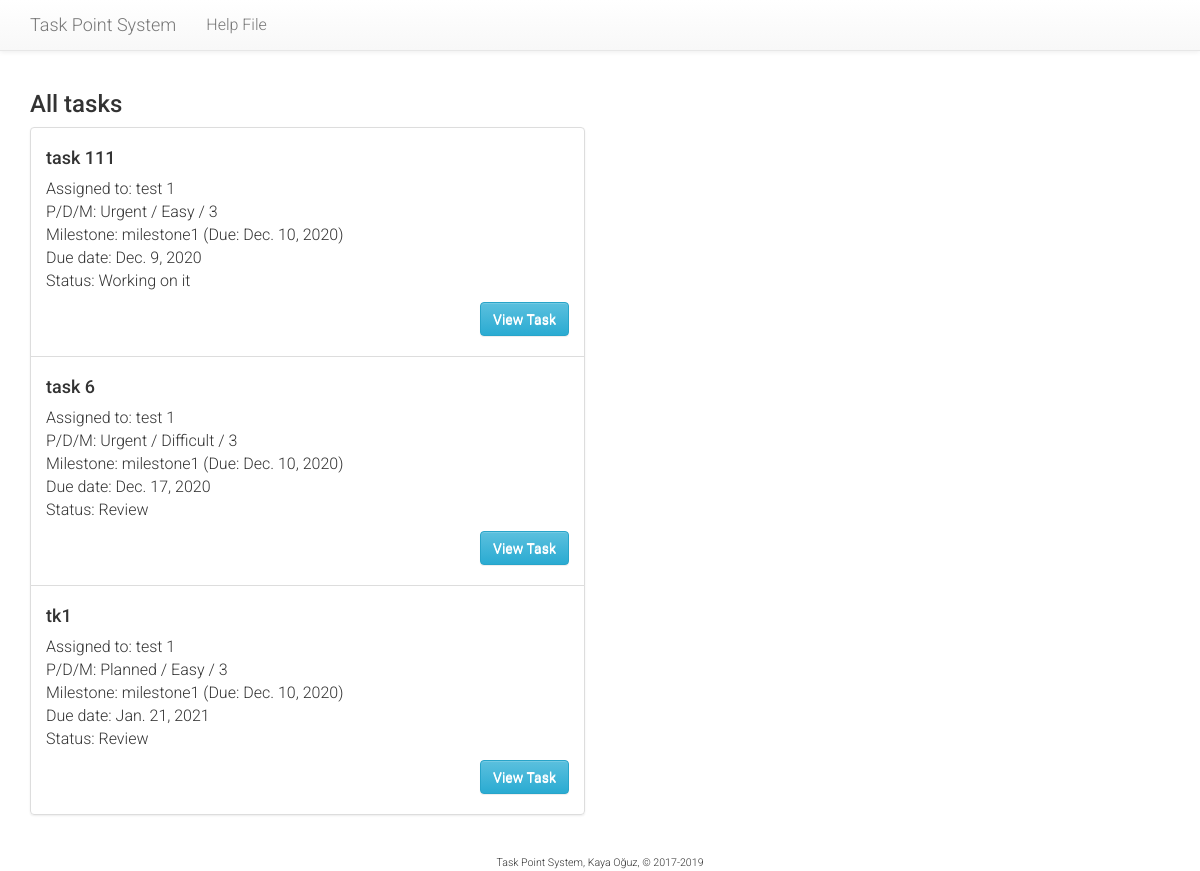
The page /tasks/team/all/ (signed in) on the database its author committed.
### tasks/models.py (models this page shows, shortened)
class Task(models.Model):
    PRIORITY = (
        (3, 'Urgent'),
        (2, 'Planned'),
        (1, 'Low'),
    )
    DIFFICULTY = (
        (3, 'Difficult'),
        (2, 'Normal'),
        (1, 'Easy'),
    )
    STATUS = (
        (1, "Review"),
        (2, "Working on it"),
        (3, "Waiting for review"),
        (4, "Waiting for supervisor grade"),
        (5, "Rejected"),
        (6, "Accepted"),
    )
    milestone = models.ForeignKey(Milestone, on_delete=models.CASCADE)
    creator = models.ForeignKey(User, related_name='creator', on_delete=models.SET_NULL, blank=True, null=True)
    assignee = models.ForeignKey(
        Developer,
        on_delete=models.CASCADE,
        related_name='assignee',
        verbose_name="Assigned to"
    )
    team = models.ForeignKey(Team, on_delete=models.CASCADE)
    title = models.CharField("Brief task name", max_length=256)
    description = models.TextField("Description")
    due = models.DateField("Due Date", validators=[past_date_validator])
    date = models.DateTimeField("Created on", auto_now_add=True)
    completed = models.DateTimeField("Completed on", auto_now=True, blank=True, null=True)
    priority = models.PositiveSmallIntegerField("Priority", choices=PRIORITY, default=2)
    difficulty = models.PositiveSmallIntegerField("Difficulty", choices=DIFFICULTY, default=2)
    modifier = models.PositiveSmallIntegerField(
        "Modifier",
        default=3,
        validators=[MaxValueValidator(5), MinValueValidator(1)]
    )
    status = models.PositiveSmallIntegerField("Status", choices=STATUS, default=1)
    valid = models.BooleanField("Is Valid", default=False)

class Developer(models.Model):
    id = models.CharField("ID", max_length=12, primary_key=True)
    user = models.OneToOneField(User, on_delete=models.CASCADE)
    team = models.ForeignKey(Team, on_delete=models.SET_NULL, blank=True, null=True)
    def __str__(self):
        return self.get_name()
    def get_name(self):
        return self.user.first_name + " " + self.user.last_name

class Milestone(models.Model):
    course = models.ForeignKey(Course, on_delete=models.CASCADE)
    name = models.CharField("Milestone", max_length=128)
    description = models.TextField("Milestone details")
    weight = models.PositiveSmallIntegerField(
        "Weight",
        default=10,
        validators=[MaxValueValidator(100), MinValueValidator(1)]
    )
    due = models.DateField("Due Date")
    def __str__(self):
        return self.name

### tasks/views.py (the view)
@login_required
def task_all(request):
    d = Developer.objects.get(user=request.user)
    t = d.team
    tasks = t.task_set.all().order_by("due")
    return render(
        request,
        'tasks/task_all.html',
        {
            'page_title': 'All tasks',
            'task_list': tasks
        }
    )

### tasks/templates/tasks/task_all.html
{% extends "tasks/base.html" %}
{% block leftcontent %}
    <h3>{{ page_title }}</h3>
    <ul class="list-group">
    {% for task in task_list %}
      <li class="list-group-item">
        <h4>{{ task.title }}</h4>
        <p>
          Assigned to: {{ task.assignee }}<br />
          P/D/M:
            {{ task.get_priority_display }} /
            {{ task.get_difficulty_display }} /
            {{ task.modifier }}<br />
          Milestone: {{ task.milestone }} (Due: {{ task.milestone.due }})<br />
          Due date: {{ task.due }}<br />
          Status: {{ task.get_status_display }}
        </p>
        <p style="text-align: right">
          <a href="{% url 'tasks:view-task' task.id %}" class="btn btn-default btn-info" role="button">View Task</a>
        </p>
    </li>
    {% endfor %}
    </ul>
{% endblock %}

### tasks/static/tasks/style.css (style rules this page uses)
body, div, p, td, li { font-family: "Roboto"; font-weight: 300; font-size: 12pt; }

### rows shown on the page
Task: title "task 111", assignee "test 1", priority "Urgent", difficulty "Easy", modifier "3", milestone "milestone1", milestone.due "Dec. 10, 2020", due "Dec. 9, 2020", status "Working on it"
Task: title "task 6", assignee "test 1", priority "Urgent", difficulty "Difficult", modifier "3", milestone "milestone1", milestone.due "Dec. 10, 2020", due "Dec. 17, 2020", status "Review"
Task: title "tk1", assignee "test 1", priority "Planned", difficulty "Easy", modifier "3", milestone "milestone1", milestone.due "Dec. 10, 2020", due "Jan. 21, 2021", status "Review"

### other values the page prints
{{ page_title }} "All tasks"
